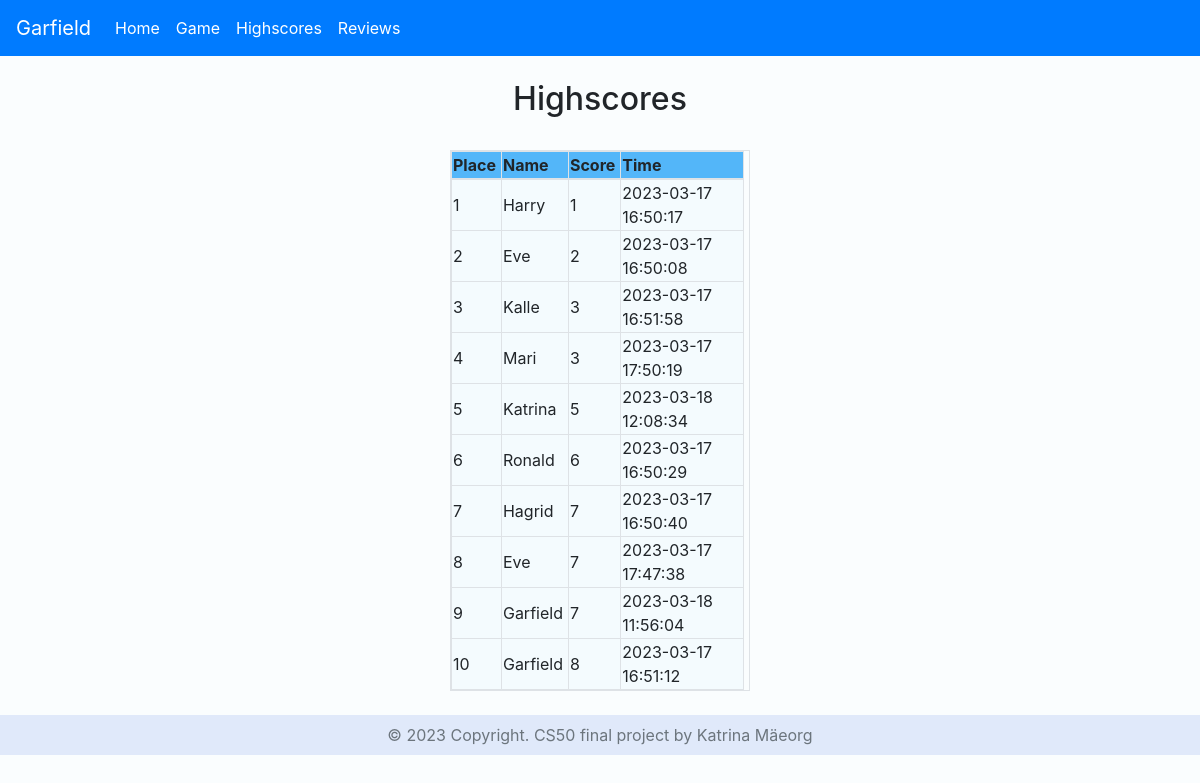
Screenshot of /highscores with the database file from the repository.
### tables this page shows
CREATE TABLE highscores(
id INTEGER PRIMARY KEY AUTOINCREMENT NOT NULL UNIQUE,
name INTEGER NOT NULL,
score NUMBER NOT NULL,
time TIMESTAMP  NOT NULL DEFAULT CURRENT_TIMESTAMP
);

### app.py (the view, shortened to what this page needs)
@app.route("/highscores", methods=["GET", "POST"])
def highscores():
    if request.method == "GET":
        db = connect_database(database)
        with db:
            highscores = db.execute("SELECT * FROM highscores ORDER BY score ASC LIMIT 10").fetchall()
        return render_template("highscores.html", highscores=highscores)

### app.py (called while the page is built)
def connect_database(database):
    connect = None
    try:
        connect = sqlite3.connect(database)
    except Error as e:
        print(e)
    return connect

### templates/highscores.html
{% extends "layout.html" %}
{% block body %}
<div class="text-center center">
    <br>
        <h2>Highscores</h2>
    <br>
    <table class="center table-bordered">
        <thead style="background-color: rgba(46, 167, 248, 0.815);">
            <tr>
                <th>Place</th>
                <th>Name</th>
                <th>Score</th>
                <th>Time</th>
            </tr>
        </thead>
        <tbody style="background-color: rgba(179, 224, 253, 0.082);">
            {% set i = namespace(value=1) %}
            {% for score in highscores %}
                <tr>
                    <td>{{ i.value }}</td>
                    <td>{{ score[1] }}</td>
                    <td>{{ score[2] }}</td>
                    <td>{{ score[3] }}</td>
                </tr>
                {% set i.value = i.value + 1 %}
            {% endfor %}
        </tbody>
    </table>
</div>
<br>
{% endblock %}

### static/styles.css (style rules this page uses)
.center { display: block; margin-left: auto; margin-right: auto; width: 50%; }
table, th, td { padding-right: 5px; text-align: left; }

### rows the page displays
highscores: value "1", name "Harry", score "1", time "2023-03-17 16:50:17"
highscores: value "2", name "Eve", score "2", time "2023-03-17 16:50:08"
highscores: value "3", name "Kalle", score "3", time "2023-03-17 16:51:58"
highscores: value "4", name "Mari", score "3", time "2023-03-17 17:50:19"
highscores: value "5", name "Katrina", score "5", time "2023-03-18 12:08:34"
highscores: value "6", name "Ronald", score "6", time "2023-03-17 16:50:29"
highscores: value "7", name "Hagrid", score "7", time "2023-03-17 16:50:40"
highscores: value "8", name "Eve", score "7", time "2023-03-17 17:47:38"
highscores: value "9", name "Garfield", score "7", time "2023-03-18 11:56:04"
highscores: value "10", name "Garfield", score "8", time "2023-03-17 16:51:12"
